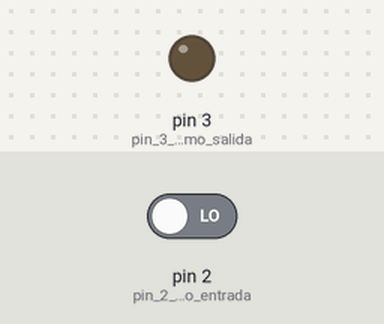
A sketch run on a simulated Arduino Uno, built with avr-gcc and run on an emulated ATmega328P. Parts: output pins drawn as LEDs (lit = HIGH). The inputs (shaded band) are chosen by the test bench; at power-on: pin 2 (pin_2_como_entrada) LOW.

Above: at 1.2 s.
1.3 s: pin 2 (pin_2_como_entrada) driven HIGH
At 1.7 s:
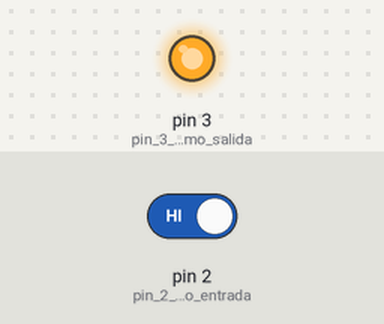
2.8 s: pin 2 (pin_2_como_entrada) driven LOW
At 4.0 s:
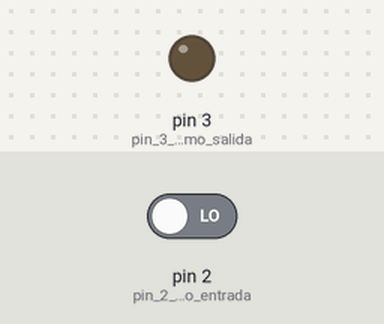
Timing chart, 0 to 5.8 s (numbered marks = the images above; inputs shaded):
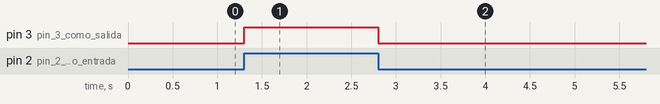

The sketch:

EntradaDigital.ino
```cpp
/*Entradas digitales utilizando un boton y un LED
 * www.127voltz.com
 */
void setup() {
  pinMode(2,INPUT);        // pin 2 como entrada
  pinMode(3,OUTPUT);       // pin 3 como salida
}

void loop() {
  // put your main code here, to run repeatedly:
  if(digitalRead(2)==1)      // si el pin dos es igual a 1?
  {
    digitalWrite(3,HIGH);    // se activa el pin 3 en 1 lógico
    }
    else                    // si pin 2 es cero
    {
      digitalWrite(3,LOW);
    }
}
```

Measured:
- after the input at 1.3 s, pin 3 (pin_3_como_salida): LOW → HIGH at once
- after the input at 2.8 s, pin 3 (pin_3_como_salida): HIGH → LOW at once
